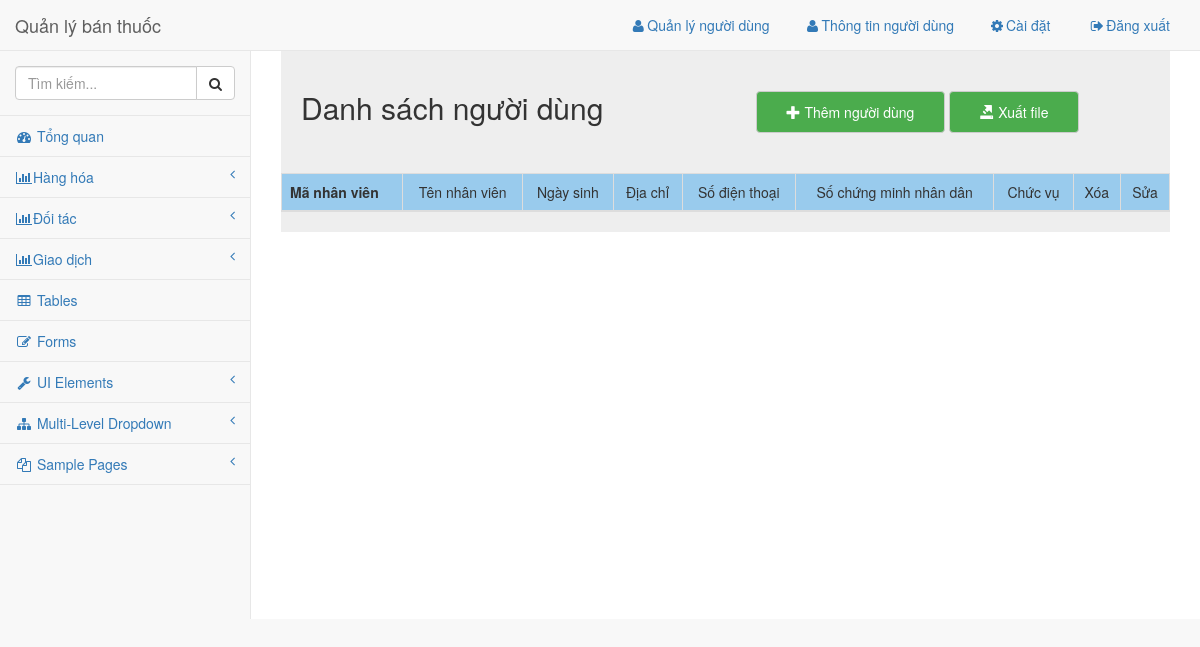
/admin/pages/nguoidung.php, run on an earlier commit of the app's database.
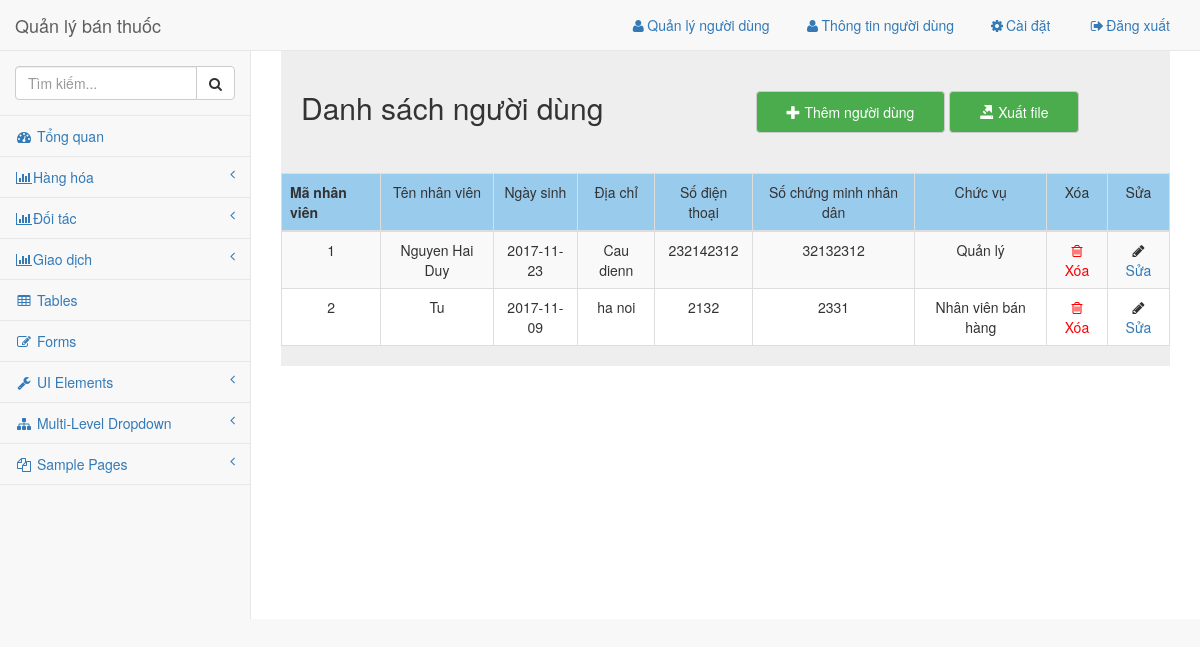
And on a later commit of the database.
### tables this page shows
CREATE TABLE `nguoidung` (
  `id` int(11) NOT NULL,
  `ten_nv` varchar(128) NOT NULL,
  `ngay_sinh` date NOT NULL,
  `dia_chi` varchar(128) NOT NULL,
  `chuc_vu` int(11) NOT NULL,
  `sdt` varchar(15) NOT NULL,
  `cmnd` varchar(25) NOT NULL,
  `quyen` int(11) NOT NULL
);

### library/VSCPDO.php (called while the page is built, shortened)
<?php
$tenserver = "localhost";
$tentaikhoan = "root";
$matkhau = "";
$tencsdl = "thuoc";
 ?>
 <?php
class vsc_pdo {
	private $server;
	private $username;
	private $password;
	private $database;
	public $conn;
	function __construct($conn = null) {
		try {
			$this->conn = new PDO("mysql:host=$this->server;dbname=$this->database", $this->username, $this->password);
			$this->conn->exec("set names utf8");
			$this->conn->setAttribute(PDO::ATTR_DEFAULT_FETCH_MODE, PDO::FETCH_ASSOC);
		}
     catch (PDOException $e)
      {
			echo $e->getMessage();
			exit();
		}
	}
	function fetch_all($sql) {
		try {
			$stmt = $this->conn->prepare($sql);
			$stmt->execute();
			$rows = $stmt->fetchAll();
			return $rows;
		}
    catch (PDOException $e) {
			return false;
		}
	}
	function getConnection($conn=null) {
		$arr = explode(",", $conn);
			$this->server = @$arr[0];
			$this->username = @$arr[1];
			$this->password = @$arr[2];
			$this->database = @$arr[3];
	}
}
$exp = new vsc_pdo("$tenserver,$tentaikhoan,$matkhau,$tencsdl");
 ?>

### admin/pages/nguoidung.php (the view, shortened to what the changed rows need)
<!DOCTYPE html>
<html lang="en">
<head>
    <?php require('../common/head.php'); ?>
    <?php
      $nguoidung = $exp->fetch_all("select * from nguoidung");
     ?>
    <link rel="stylesheet" href="../dist/css/nguoidung.css">
    <link href="../../library/datatables-plugins/integration/bootstrap/3/dataTables.bootstrap.css" rel="stylesheet">
</head>
<body>
    <div id="wrapper">
        <?php require('../common/nav.php'); ?>
        <div id="page-wrapper">
          <div class="grey">
            <div class="row header">
              <div class="col-md-6">
                <h2 class='title'>Danh sách người dùng</h2>
              </div>
            </div>
            <div class="row">
              <div class="col-md-12" id="data">
                <table class="table table-striped table-bordered table-hover" id="dataTables-example">
                         <thead>
                             <tr align="center">
                                 <th>Mã nhân viên</th>
                                 <td>Tên nhân viên</td>
                                 <td>Ngày sinh</td>
                                 <td>Địa chỉ</td>
                                 <td>Số điện thoại</td>
                                 <td>Số chứng minh nhân dân</td>
                                 <td>Chức vụ</td>
                                 <td>Xóa</td>
                                 <td>Sửa</td>
                             </tr>
                         </thead>
                         <tbody id="data">
                           <?php foreach($nguoidung as $key => $value): ?>
                             <tr class="odd gradeX" align="center">
                                 <td><?php echo $value['id']; ?></td>
                                 <td><?php echo $value['ten_nv']; ?></td>
                                 <td><?php echo $value['ngay_sinh']; ?></td>
                                 <td><?php echo $value['dia_chi']; ?></td>
                                 <td><?php echo $value['sdt']; ?></td>
                                 <td><?php echo $value['cmnd']; ?></td>
                                 <td>
                                    <?php
                                     switch($value['quyen']) {
                                      case 1: echo "Quản lý";
                                              break;
                                      case 3: echo "Nhân viên bán hàng";
                                              break;
                                     }
                                    ?>
                                 </td>
                                 <td class="center"><i style='color:red;' class="fa fa-trash-o  fa-fw"></i><a href="../api/suanhanvien.php?id=<?php echo $value['id']; ?>" class='delete' onclick="return confirm('Bạn có chắc không?')"  style='color:red;' href="#"> Xóa</a></td>
                                 <td class="center">
                                   <i  class="fa fa-pencil fa-fw"></i>
                                   <a class='edit' data-toggle="modal" data-target="#suanguoidung"  href="#"
                                      data-id=<?php echo $value['id']; ?>
                                      data-ten_nv="<?php echo $value['ten_nv']; ?>"
                                      data-ngay_sinh=<?php echo $value['ngay_sinh']; ?>
                                      data-dia_chi="<?php echo $value['dia_chi']; ?>"
                                      data-sdt=<?php echo $value['sdt']; ?>
                                      data-cmnd=<?php echo $value['cmnd']; ?>
                                      data-quyen=<?php echo $value['quyen']; ?>
                                    >Sửa</a>
                                 </td>
                             </tr>
                          <?php endforeach; ?>
                         </tbody>
                     </table>
              </div>
            </div>
          </div>
        </div>
</body>
</html>

### admin/common/nav.php (shortened to what the changed rows need)
<nav class="navbar navbar-default navbar-static-top" role="navigation" style="margin-bottom: 0">
    <div class="navbar-header">
        <a class="navbar-brand" href="index.php">Quản lý bán thuốc</a>
    </div>
</nav>

What changed in the data, as far as the page shows it:
added nguoidung: id "1", ten_nv "Nguyen Hai Duy", ngay_sinh "2017-11-23", dia_chi "Cau dienn", sdt "232142312", cmnd "32132312", quyen "Quản lý"
added nguoidung: id "2", ten_nv "Tu", ngay_sinh "2017-11-09", dia_chi "ha noi", sdt "2132", cmnd "2331", quyen "Nhân viên bán hàng"
